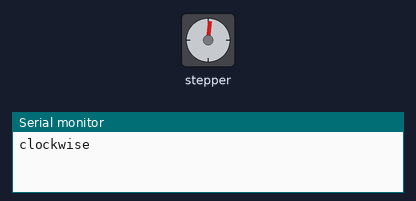
Simulated run of this sketch. Board: Arduino Uno, built with avr-gcc and run on an emulated ATmega328P. On the bench: stepper motor, the last lines printed to the serial monitor. Stepper angles assume 12288 steps per turn.

Above: at 0.05 s.
At 1.0 s:
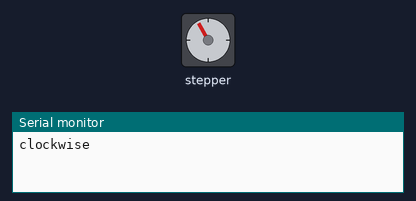
At 1.75 s:
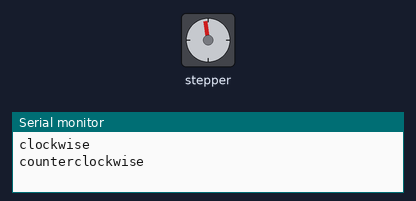
At 2.5 s:
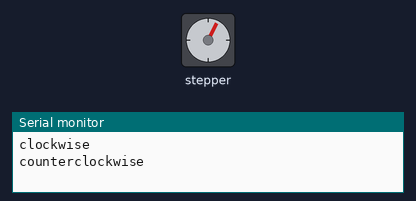
Timing chart, 0 to 6.9 s (numbered marks = the images above):
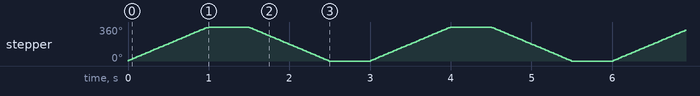

The sketch:

duendestepper.ino
```cpp
/*
 Stepper Motor Control - one step at a time

 This program drives a unipolar or bipolar stepper motor.
 The motor is attached to digital pins 8 - 11 of the Arduino.

 The motor will step one step at a time, very slowly.  You can use this to
 test that you've got the four wires of your stepper wired to the correct
 pins. If wired correctly, all steps should be in the same direction.

 Use this also to count the number of steps per revolution of your motor,
 if you don't know it.  Then plug that number into the oneRevolution
 example to see if you got it right.

 Created 30 Nov. 2009
 by Tom Igoe

 */

#include <Stepper.h>

const int stepsPerRevolution = 4096 * 3;  // change this to fit the number of steps per revolution
// for your motor

// initialize the stepper library on pins 8 through 11:
Stepper myStepper(stepsPerRevolution, 3, 2);

void setup() {
  // set the speed at 60 rpm:
  myStepper.setSpeed(60);
  // initialize the serial port:
  Serial.begin(9600);
}

void loop() {
  // step one revolution  in one direction:
  Serial.println("clockwise");
  myStepper.step(stepsPerRevolution);
  delay(500);

  // step one revolution in the other direction:
  Serial.println("counterclockwise");
  myStepper.step(-stepsPerRevolution);
  delay(500);
}
```

Measured:
- by itself, stepper: turns 360° clockwise in 1.0 s, then 360° counter-clockwise in 0.98 s, repeating every 3.0 s
